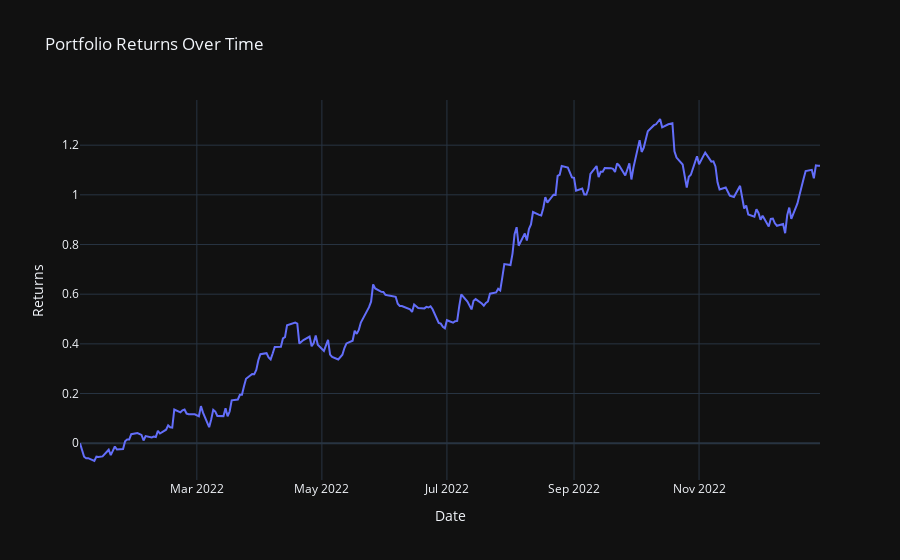

The code cell stored with this chart in its notebook:
### Code cell
import plotly.graph_objects as go

fig = go.Figure()

fig.add_trace(go.Scatter(x=returns.index, y=returns.values, mode='lines', name='Portfolio Returns'))

# Customize the layout
fig.update_layout(
    title='Portfolio Returns Over Time',
    xaxis=dict(title='Date'),
    yaxis=dict(title='Returns'),
    template='plotly_dark'  # You can choose a different template based on your preference
)

# Show the plot
fig.show()

### Figure 1 — Plotly figure (JSON) as saved in the notebook; plotly's stock layout.template omitted (floating-point values rounded to 4 significant figures; data arrays with more than 128 entries replaced by an {"elided": "..."} marker saying what was removed)
{"data": [{"mode": "lines", "name": "Portfolio Returns", "type": "scatter", "x": {"elided": "253 str values"}, "y": {"elided": "253 float values"}}], "layout": {"title": {"text": "Portfolio Returns Over Time"}, "xaxis": {"title": {"text": "Date"}}, "yaxis": {"title": {"text": "Returns"}}}}
